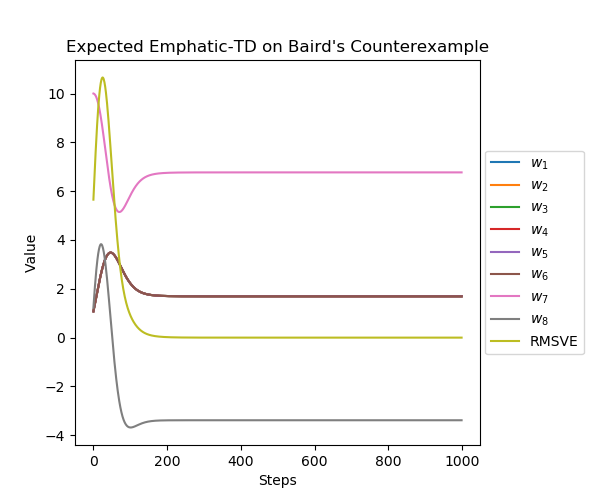

This chart was generated by the following Python code:
import numpy as np
import matplotlib.pyplot as plt
from tqdm import tqdm

alpha=0.03
gamma=0.99
b=np.zeros(2)
pi=np.zeros(2)
actions=[0, 1]
b[0]=6/7
b[1]=1/7
pi[1]=1

def getFeatureVector(state):

	x=np.zeros(8)

	if state==6:

		x[6]=1
		x[7]=2

	else:

		x[state]=2
		x[7]=1

	return x

def getImportanceRatio(a):

	return pi[a]/b[a]

def expectedEmphaticTD(steps):

	w=np.array([1.0,1.0,1.0,1.0,1.0,1.0,10.0,1.0])
	result=np.zeros((steps, 8), dtype='float')
	VE=np.zeros(steps, dtype='float')
	error_ve=np.zeros(7)
	M=0
	I=1

	for step in tqdm(range(steps)):

		temp=np.zeros(8)
		feature=getFeatureVector(6)
		val=np.dot(w, feature)

		for state in range(7):

			feature=getFeatureVector(state)
			delta=gamma*val-np.dot(w, feature)
			rho=7
			
			if state!=6:

				rho=0

			temp=np.add(temp, (gamma*rho*M+I)*delta*feature)

		w=np.add(w, (alpha/7)*temp)
		M=gamma*M+I
		result[step]+=w

		for state in range(7):

			error_ve[state]=np.power(np.dot(w, getFeatureVector(state)), 2)

		VE[step]=np.sqrt(np.sum(error_ve)/7)

	return result, VE

def Main():

	steps=1000
	result, VE=expectedEmphaticTD(steps)

	plt.figure(figsize=(6,5))
	for i in range(8):

		plt.plot(result[:,i], label=r'$w_{}$'.format(i+1))

	plt.plot(VE, label='RMSVE')
	
	plt.xlabel('Steps')
	plt.ylabel('Value')
	plt.title('Expected Emphatic-TD on Baird\'s Counterexample')
	plt.legend(loc="center right", borderaxespad=-7.5)
	plt.subplots_adjust(right=0.80)
	plt.savefig('figure_11_6.png')
	plt.close()	

Main()